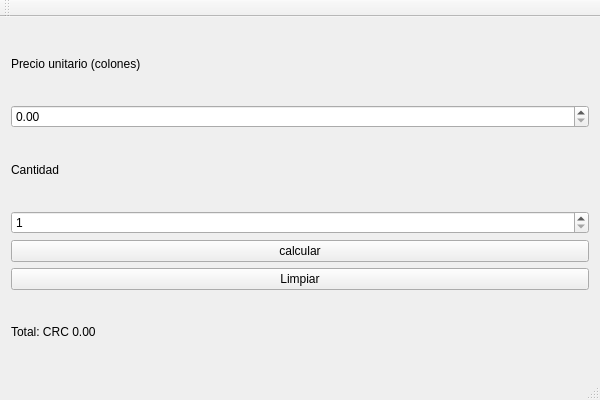
<?xml version="1.0" encoding="UTF-8"?>
<ui version="4.0">
 <class>lab6Class</class>
 <widget class="QMainWindow" name="lab6Class">
  <property name="geometry">
   <rect>
    <x>0</x>
    <y>0</y>
    <width>600</width>
    <height>400</height>
   </rect>
  </property>
  <property name="windowTitle">
   <string>lab6</string>
  </property>
  <widget class="QWidget" name="centralWidget">
   <layout class="QVBoxLayout" name="verticalLayout">
    <item>
     <widget class="QLabel" name="lblPrecio">
      <property name="text">
       <string>Precio unitario (colones) </string>
      </property>
     </widget>
    </item>
    <item>
     <widget class="QDoubleSpinBox" name="spnPrecio">
      <property name="maximum">
       <double>1000000.000000000000000</double>
      </property>
      <property name="singleStep">
       <double>100.000000000000000</double>
      </property>
     </widget>
    </item>
    <item>
     <widget class="QLabel" name="lblCantidad">
      <property name="text">
       <string>Cantidad</string>
      </property>
     </widget>
    </item>
    <item>
     <widget class="QSpinBox" name="spnCantidad">
      <property name="minimum">
       <number>1</number>
      </property>
      <property name="maximum">
       <number>1000</number>
      </property>
      <property name="value">
       <number>1</number>
      </property>
     </widget>
    </item>
    <item>
     <widget class="QPushButton" name="btnCalcular">
      <property name="text">
       <string>calcular</string>
      </property>
     </widget>
    </item>
    <item>
     <widget class="QPushButton" name="btnLimpiar">
      <property name="text">
       <string>Limpiar</string>
      </property>
     </widget>
    </item>
    <item>
     <widget class="QLabel" name="lblTotal">
      <property name="text">
       <string>Total: CRC 0.00 </string>
      </property>
     </widget>
    </item>
   </layout>
  </widget>
  <widget class="QMenuBar" name="menuBar">
   <property name="geometry">
    <rect>
     <x>0</x>
     <y>0</y>
     <width>600</width>
     <height>21</height>
    </rect>
   </property>
  </widget>
  <widget class="QToolBar" name="mainToolBar">
   <attribute name="toolBarArea">
    <enum>TopToolBarArea</enum>
   </attribute>
   <attribute name="toolBarBreak">
    <bool>false</bool>
   </attribute>
  </widget>
  <widget class="QStatusBar" name="statusBar"/>
 </widget>
 <layoutdefault spacing="6" margin="11"/>
 <resources>
  <include location="lab6.qrc"/>
 </resources>
 <connections/>
</ui>
